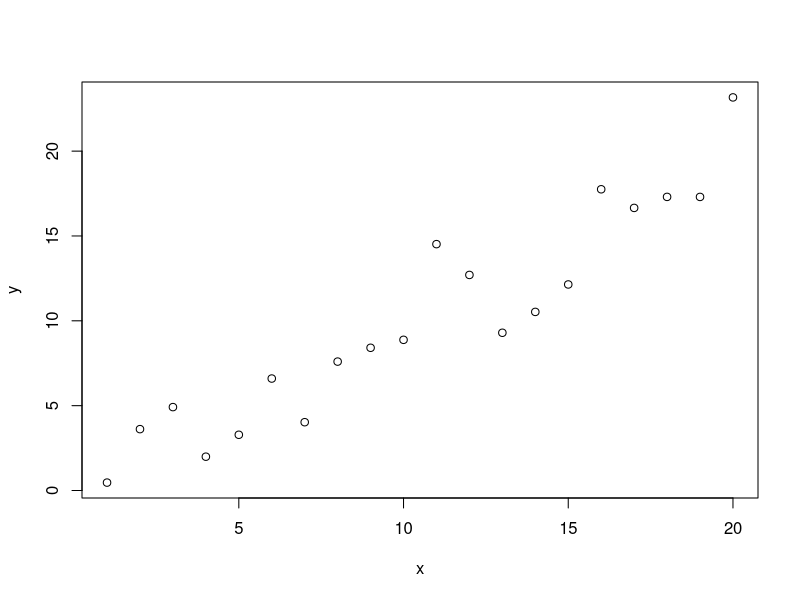
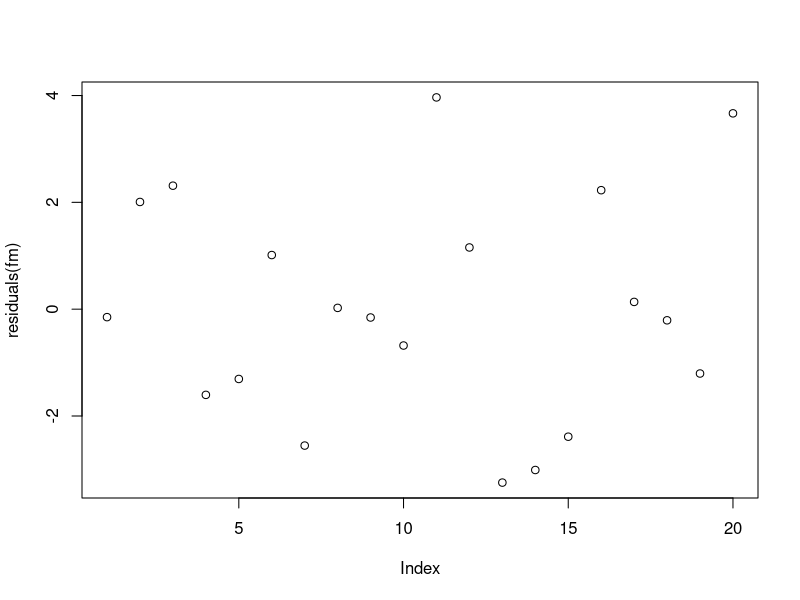
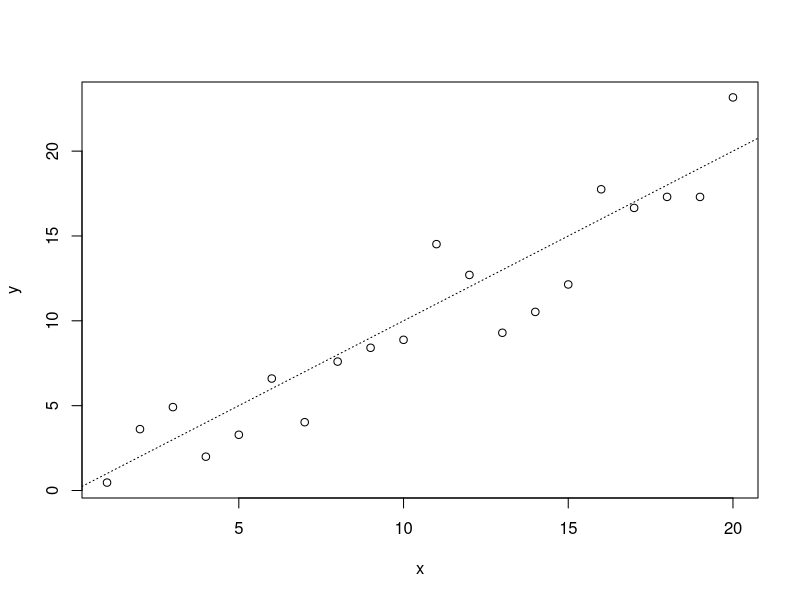
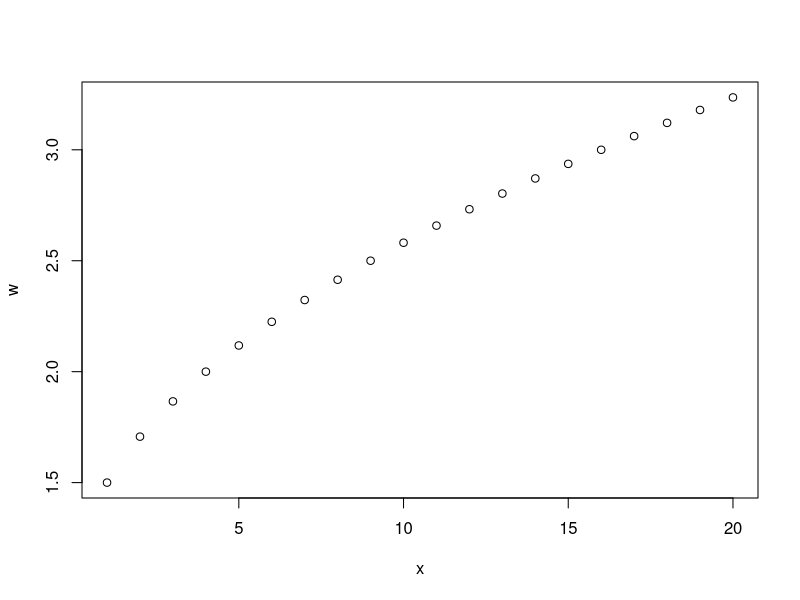
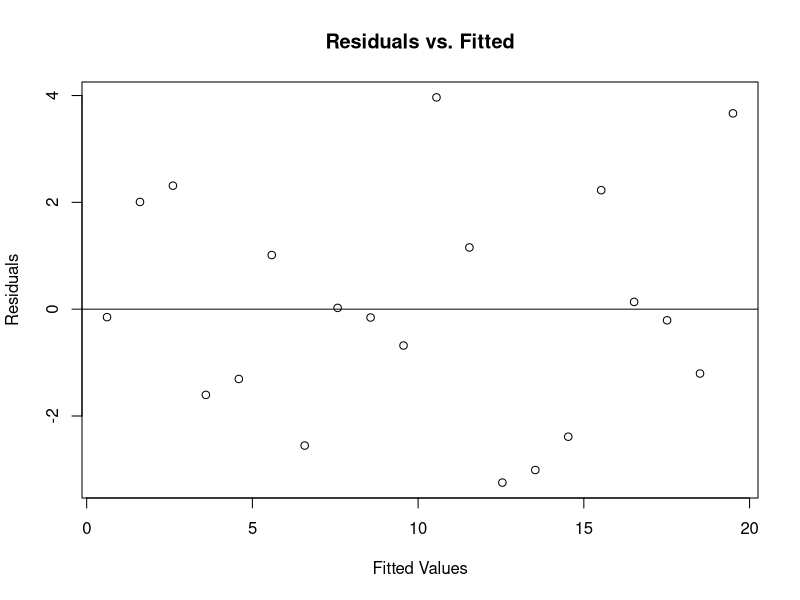

The R source for these figures, in order: (Note: this script raises an error after producing the figures.)
# observations.pdf
# used for todays lecture 

# for the data.frame example
# did not have constant variance of the error term
# not identically distributed (iid) 

rm()

x <- 1:20 
w <- 1 + sqrt(x)/2

dummy <- data.frame(x = x, y = x + rnorm(x)*w) 

fm <- lm(formula = y ~ x, data = dummy) 
summary(fm) 

plot(dummy)

residuals(fm)
plot(residuals(fm))

attach(dummy)

plot(x = x, y = y)
abline(a = 0, b = 1, lty = 3)

plot(x = x, y = w)

detach()

plot(x = fitted(fm), y = resid(fm), xlab = "Fitted Values", ylab = "Residuals", main = "Residuals vs. Fitted")
# abline(a = 0, b = 0)
abline(h = 0)

rm()

# rm(fm, x, y, dummy)

# Review the idea of a "Structure" in C (C++) 
changeRes <- rep(NA, length(res))

for(i in 1:length(changeRes)) {
  changeRes[i] <- res[i] - res[i+1]
}

newChange <- na.omit(changeRes)


# reading data
setwd("C:/Users/samue/OneDrive/Desktop/Iowa_State_PS/STAT 5970/Notes")

Houses <-read.table(file="houses.dat", header = T)
# HousesOnline <- read.table(file = "WEBADDRESS", header = T)

